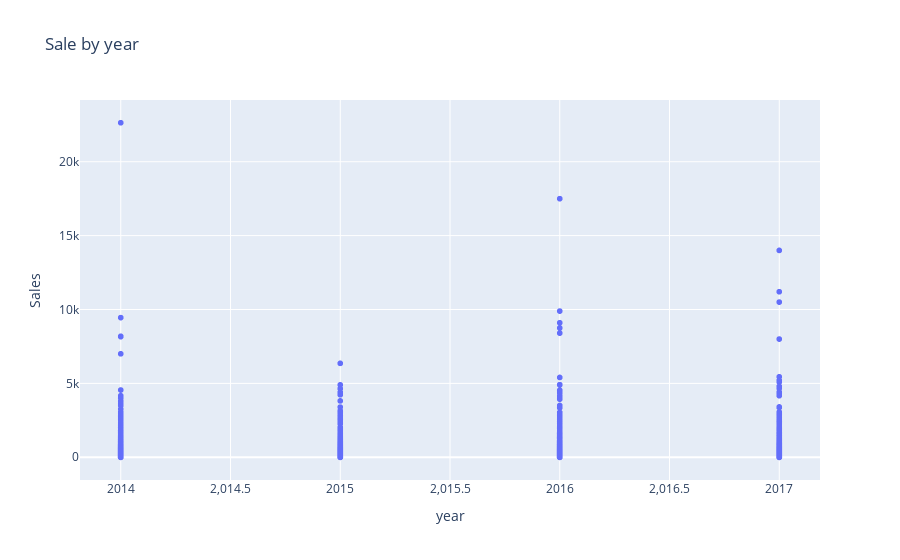

Notebook code for this chart:
### Code cell
px.scatter(filtered, x='year', y='Sales', title='Sale by year')

### Figure 1 — Plotly figure (JSON) as saved in the notebook; plotly's stock layout.template omitted (floating-point values rounded to 4 significant figures; data arrays with more than 128 entries replaced by an {"elided": "..."} marker saying what was removed)
{"data": [{"hovertemplate": "year=%{x}<br>Sales=%{y}<extra></extra>", "legendgroup": "", "marker": {"color": "#636efa", "symbol": "circle"}, "mode": "markers", "name": "", "showlegend": false, "type": "scattergl", "x": {"elided": "9994 int values"}, "xaxis": "x", "y": {"elided": "9994 float values"}, "yaxis": "y"}], "layout": {"legend": {"tracegroupgap": 0}, "title": {"text": "Sale by year"}, "xaxis": {"anchor": "y", "domain": [0, 1], "title": {"text": "year"}}, "yaxis": {"anchor": "x", "domain": [0, 1], "title": {"text": "Sales"}}}}
